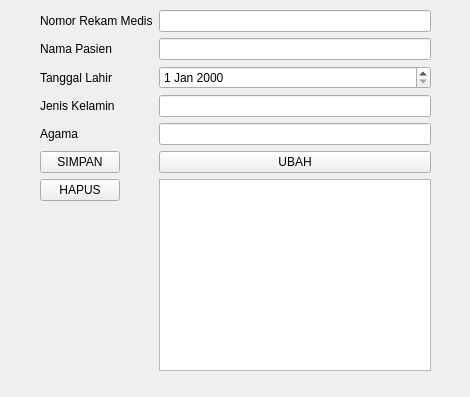
<?xml version="1.0" encoding="UTF-8"?>
<ui version="4.0">
 <class>Form</class>
 <widget class="QWidget" name="Form">
  <property name="geometry">
   <rect>
    <x>0</x>
    <y>0</y>
    <width>470</width>
    <height>397</height>
   </rect>
  </property>
  <property name="windowTitle">
   <string>Form</string>
  </property>
  <widget class="QWidget" name="formLayoutWidget">
   <property name="geometry">
    <rect>
     <x>40</x>
     <y>10</y>
     <width>391</width>
     <height>361</height>
    </rect>
   </property>
   <layout class="QFormLayout" name="formLayout">
    <item row="0" column="0">
     <widget class="QLabel" name="nomoRekamMedisLabel">
      <property name="text">
       <string>Nomor Rekam Medis</string>
      </property>
     </widget>
    </item>
    <item row="0" column="1">
     <widget class="QLineEdit" name="nomoRekamMedisLineEdit"/>
    </item>
    <item row="1" column="0">
     <widget class="QLabel" name="namaPasienLabel">
      <property name="text">
       <string>Nama Pasien </string>
      </property>
     </widget>
    </item>
    <item row="1" column="1">
     <widget class="QLineEdit" name="namaPasienLineEdit"/>
    </item>
    <item row="2" column="0">
     <widget class="QLabel" name="tanggaLahirLabel">
      <property name="text">
       <string>Tanggal Lahir</string>
      </property>
     </widget>
    </item>
    <item row="2" column="1">
     <widget class="QDateEdit" name="tanggalLahirDateEdit"/>
    </item>
    <item row="3" column="0">
     <widget class="QLabel" name="jenisKelaminLabel">
      <property name="text">
       <string>Jenis Kelamin</string>
      </property>
     </widget>
    </item>
    <item row="3" column="1">
     <widget class="QLineEdit" name="jenisKelaminLineEdit"/>
    </item>
    <item row="4" column="0">
     <widget class="QLabel" name="agamaLabel">
      <property name="text">
       <string>Agama</string>
      </property>
     </widget>
    </item>
    <item row="4" column="1">
     <widget class="QLineEdit" name="agamaLineEdit"/>
    </item>
    <item row="5" column="0">
     <widget class="QPushButton" name="simpanButton">
      <property name="text">
       <string>SIMPAN</string>
      </property>
     </widget>
    </item>
    <item row="6" column="0">
     <widget class="QPushButton" name="hapusButton">
      <property name="text">
       <string>HAPUS</string>
      </property>
     </widget>
    </item>
    <item row="5" column="1">
     <widget class="QPushButton" name="ubahButton">
      <property name="text">
       <string>UBAH</string>
      </property>
     </widget>
    </item>
    <item row="6" column="1">
     <widget class="QTableWidget" name="pasienTableWidget"/>
    </item>
   </layout>
  </widget>
 </widget>
 <resources/>
 <connections/>
</ui>
